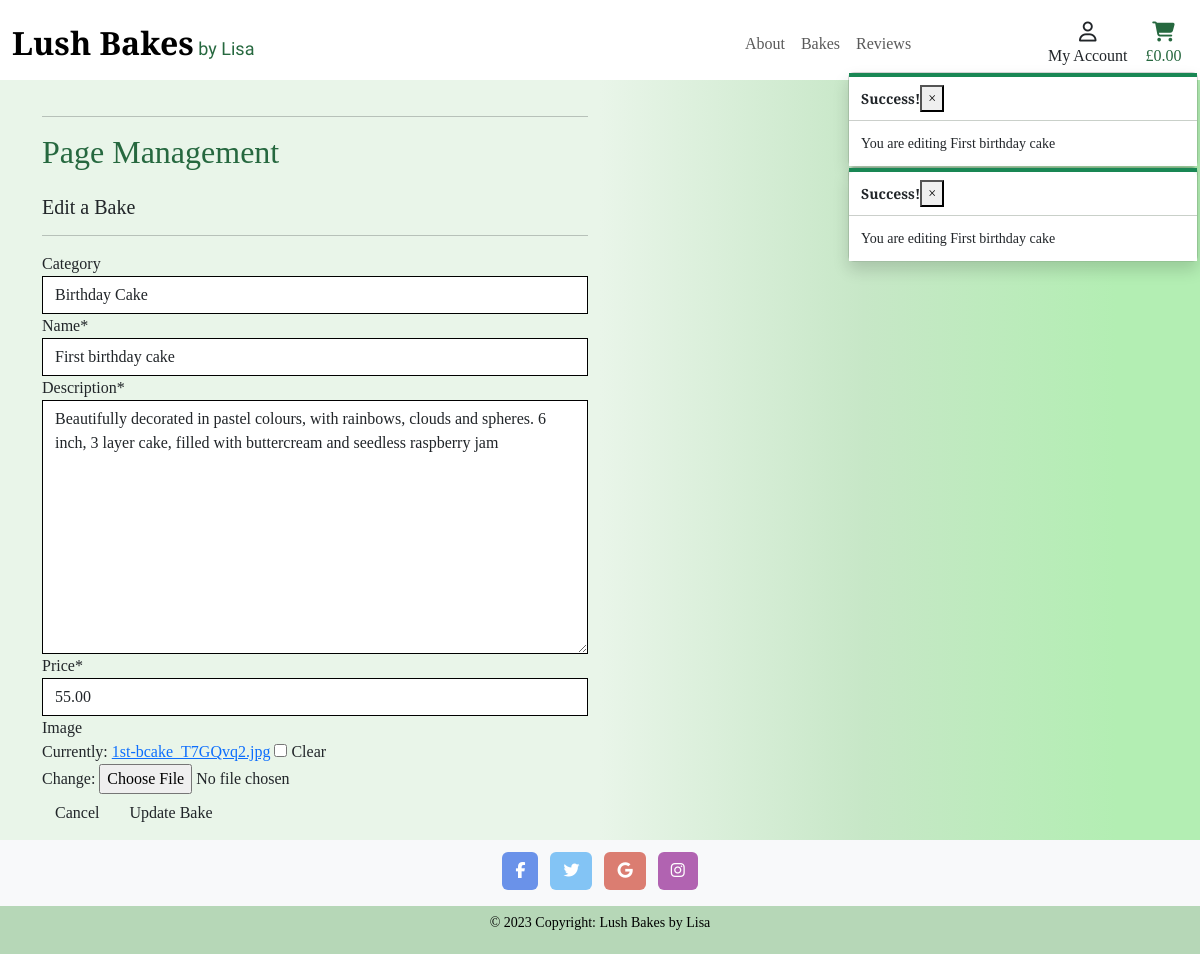
The page /products/edit/1/ (signed in) on the database as committed earlier.
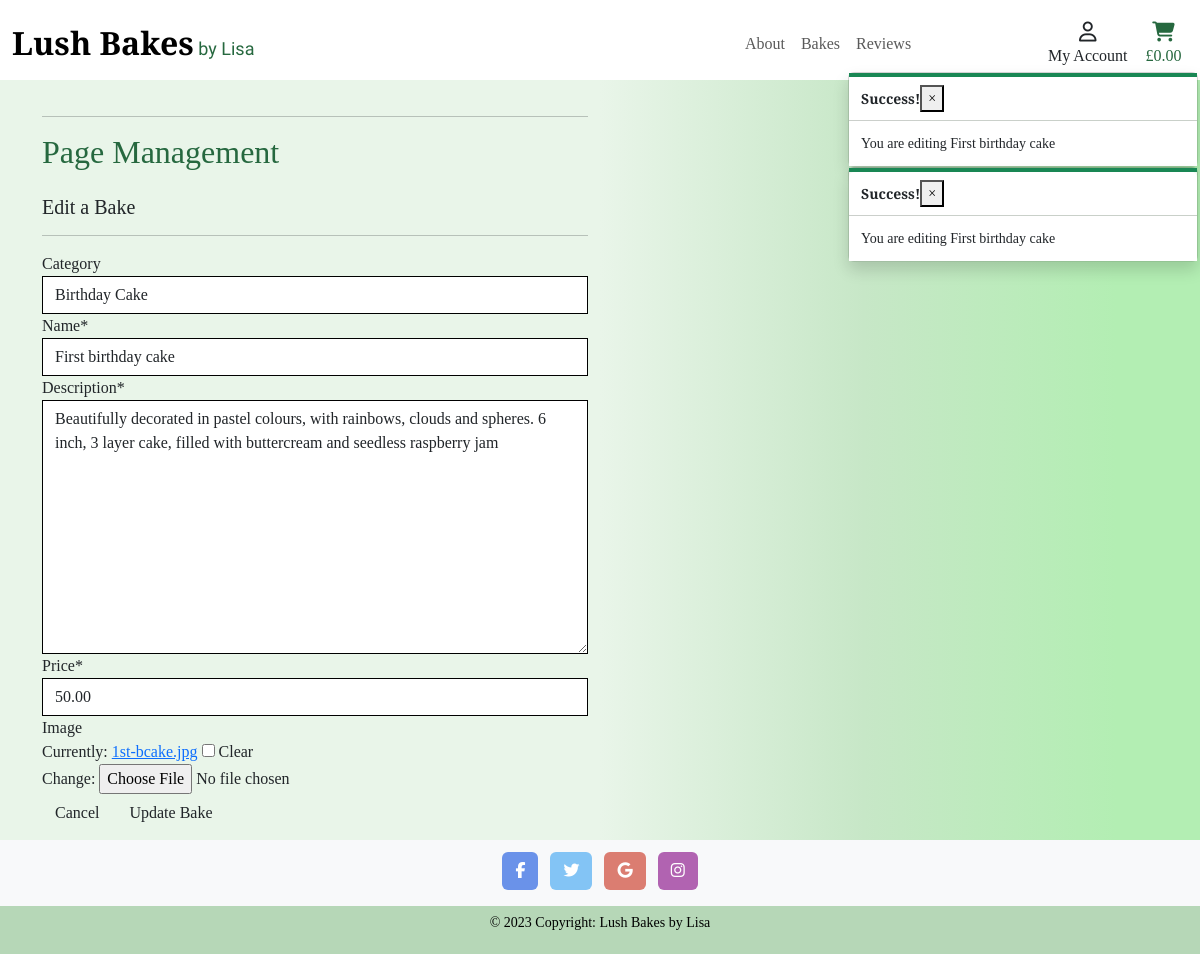
The same page on the database as committed later.
### products/models.py (models this page shows, shortened)
class Product(models.Model):
    category = models.ForeignKey(
        'Category', null=True, blank=True, on_delete=models.SET_NULL)
    name = models.CharField(max_length=100)
    description = models.TextField()
    price = models.DecimalField(max_digits=6, decimal_places=2)
    image = models.ImageField(null=True, blank=True)

### products/views.py (the view)
# urls.py: path('edit/<int:product_id>/', views.edit_product, name='edit_product'),
@login_required
def edit_product(request, product_id):
    if not request.user.is_superuser:
        messages.error(request, 'For admin use only!')
        return redirect(reverse('home'))
    product = get_object_or_404(Product, pk=product_id)
    form = ProductForm(instance=product)
    messages.info(request, f'You are editing {product.name}')
    if request.method == 'POST':
        form = ProductForm(request.POST, request.FILES, instance=product)
        if form.is_valid():
            form.save()
            messages.success(request, 'Successfully updated!')
            return redirect(reverse('product_description', args=[product.id]))
        else:
            messages.error(
                request, 'Failed to update bake. Please ensure the form is valid.')
    else:
        form = ProductForm(instance=product)
        messages.info(request, f'You are editing {product.name}')
    template = 'products/edit_product.html'
    context = {
        'form': form,
        'product': product,
    }
    return render(request, template, context)

### products/forms.py
class ProductForm(forms.ModelForm):
    class Meta:
        model = Product
        fields = '__all__'
    def __init__(self, *args, **kwargs):
        super().__init__(*args, **kwargs)
        categories = Category.objects.all()
        friendly_names = [(c.id, c.get_friendly_name()) for c in categories]
        self.fields['category'].choices = friendly_names
        for field_name, field in self.fields.items():
            field.widget.attrs['class'] = 'border-black rounded-0'

### bag/contexts.py (called while the page is built, shortened)
def bag_contents(request):
    bag_items = []
    total = 0
    product_count = 0
    bag = request.session.get('bag', {})
    delivery = total * Decimal(settings.STANDARD_DELIVERY_PERCENTAGE) / 100
    grand_total = delivery + total
    context = {
        'bag_items': bag_items,
        'total': total,
        'product_count': product_count,
        'delivery': delivery,
        'grand_total': grand_total,
    }
    return context

### products/models.py (called while the page is built)
    def get_friendly_name(self):
        return self.friendly_name

### products/templates/products/edit_product.html (shortened to what this page needs)
{% extends 'base.html' %}
{% load static %}
{% block page_header %}
<div class="container header-container">
</div>
{% endblock %}
{% block content %}
<div class="container">
    <div class="row">
        <div class="col-12 col-md-6">
            <hr>
            <h2 class="logo-font mb-4">Page Management</h2>
            <h5>Edit a Bake</h5>
            <hr>
        </div>
    </div>
    <div class="row">
        <div class="col-12 col-md-6">
            <form method="POST" action="{% url 'edit_product' product.id %}" class="form mb-2" enctype="multipart/form-data">
                {{ form | crispy }}
                <div class="text-right">
                    <a href="{% url 'products' %}" class="btn btn-outline-black rounded-0" >Cancel</a>
                    <button class="btn btn-black rounded-0" type="submit">Update Bake</button>
                </div>
            </form>
        </div>
    </div>
</div>
{% endblock %}

Rows that differ between the two databases and show on the page:
changed Product "Birthday Cake": price "55.00" → "50.00"
Other text that changed with them:
text no longer shown: "Category Name * Description * Price * Image Currently: 1st-bcake_T7GQvq2.jpg Clear Change:"
text now shown: "Category Name * Description * Price * Image Currently: 1st-bcake.jpg Clear Change:"
